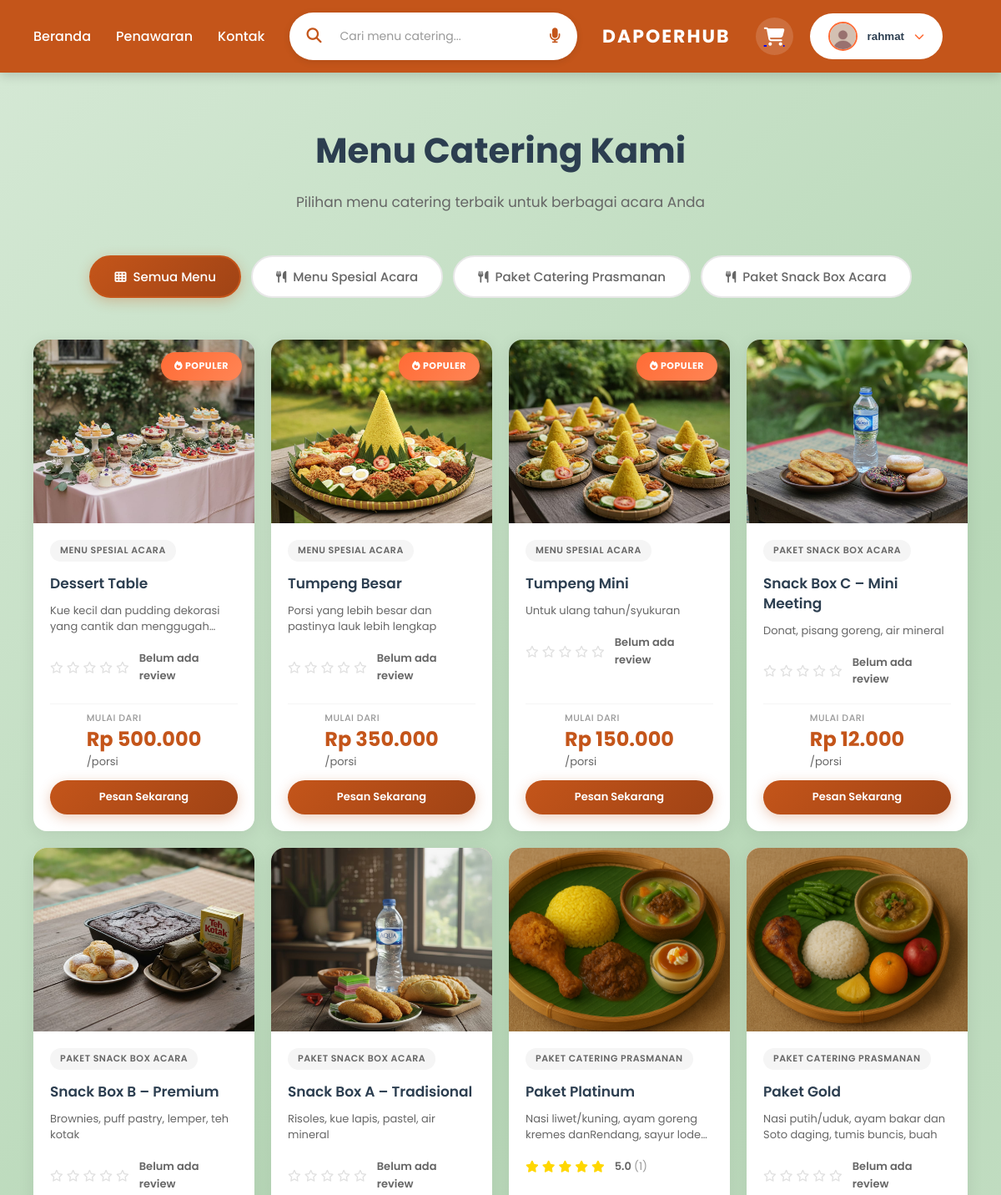
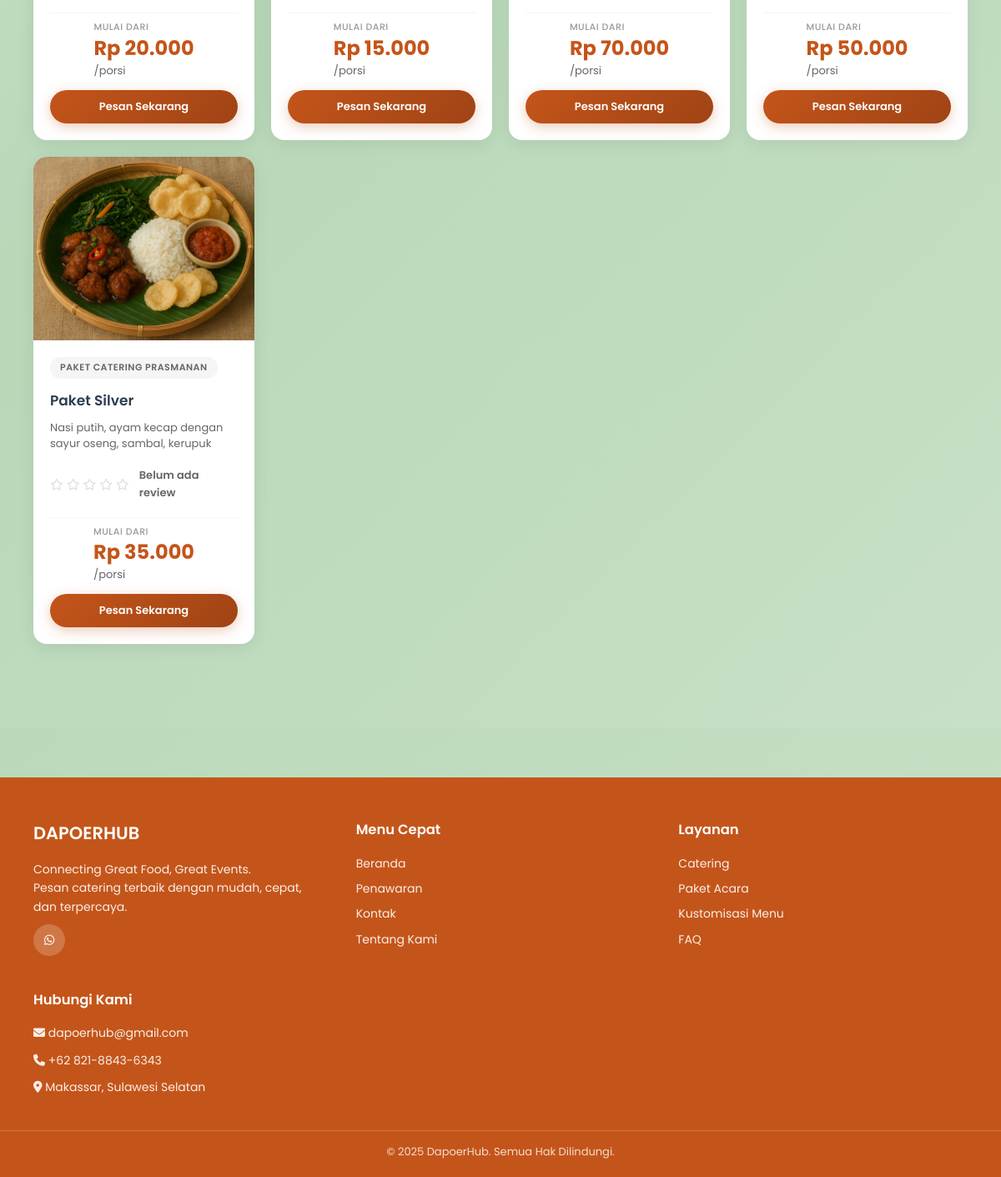
Screenshot of /menu/ (signed in) with the database file from the repository (2 pictures, top to bottom).
### users/models.py (models this page shows, shortened)
class CustomUser(AbstractUser):
    phone_regex = RegexValidator(
        regex=r'^\+?1?\d{9,15}$',
        message="Nomor telepon harus dalam format: '+999999999'. Maksimal 15 digit."
    )
    phone_number = models.CharField(
        validators=[phone_regex],
        max_length=17,
        blank=True,
        verbose_name="Nomor Telepon"
    )
    profile_picture = models.ImageField(
        upload_to='profiles/%Y/%m/%d/',
        blank=True,
        null=True,
        verbose_name="Foto Profil"
    )
    date_of_birth = models.DateField(
        blank=True,
        null=True,
        verbose_name="Tanggal Lahir"
    )
    address = models.TextField(
        blank=True,
        verbose_name="Alamat"
    )
    city = models.CharField(
        max_length=100,
        blank=True,
        verbose_name="Kota"
    )
    postal_code = models.CharField(
        max_length=10,
        blank=True,
        verbose_name="Kode Pos"
    )
    bio = models.TextField(
        blank=True,
        max_length=500,
        verbose_name="Bio"
    )
    created_at = models.DateTimeField(auto_now_add=True)
    updated_at = models.DateTimeField(auto_now=True)
    class Meta:
        verbose_name = "User"
        verbose_name_plural = "Users"
        ordering = ['-date_joined']

### products/models.py (models this page shows, shortened)
class Category(models.Model):
    name = models.CharField(max_length=200, unique=True)
    slug = models.SlugField(max_length=200, unique=True, blank=True)
    description = models.TextField(blank=True)
    is_active = models.BooleanField(default=True)
    created_at = models.DateTimeField(auto_now_add=True)
    updated_at = models.DateTimeField(auto_now=True)
    class Meta:
        verbose_name_plural = "Categories"
        ordering = ['name']

class Product(models.Model):
    STATUS_CHOICES = [
        ('active', 'Active'),
        ('inactive', 'Inactive'),
        ('out_of_stock', 'Out of Stock'),
    ]
    category = models.ForeignKey(Category, on_delete=models.CASCADE, related_name='products')
    name = models.CharField(max_length=200)
    slug = models.SlugField(max_length=200, unique=True, blank=True)
    description = models.TextField()
    price = models.DecimalField(
        max_digits=12,
        decimal_places=0,
        validators=[MinValueValidator(0)]
    )
    image = models.ImageField(upload_to='products/%Y/%m/%d/', blank=True, null=True)
    stock = models.PositiveIntegerField(default=0)
    status = models.CharField(max_length=20, choices=STATUS_CHOICES, default='active')
    is_featured = models.BooleanField(default=False)
    created_at = models.DateTimeField(auto_now_add=True)
    updated_at = models.DateTimeField(auto_now=True)
    class Meta:
        ordering = ['-created_at']
    def get_average_rating(self):
        approved_reviews = self.reviews.filter(is_approved=True)
        if approved_reviews.exists():
            total = sum(review.rating for review in approved_reviews)
            return round(total / approved_reviews.count(), 1)
        return 0
    def get_review_count(self):
        return self.reviews.filter(is_approved=True).count()

### products/views.py (the view)
# urls.py: path('menu/', views.menu_list, name='menu'),
@login_required
def menu_list(request):
    products = Product.objects.filter(status='active').select_related('category')
    categories = Category.objects.filter(is_active=True)
    context = {
        'products': products,
        'categories': categories,
        'show_search': True,  # ← SEARCH BAR MUNCUL DI MENU
    }
    return render(request, 'menu.html', context)

### templates/menu.html (shortened to what this page needs)
{% extends 'base.html' %}
{% load static %}
{% load currency_filters %}
{% block extra_css %}
<link rel="stylesheet" href="{% static 'css/menu.css' %}">
{% endblock %}
{% block content %}
<section class="menu-section">
    <div class="menu-container">
        <div class="menu-header">
            <h1>Menu Catering Kami</h1>
            <p>Pilihan menu catering terbaik untuk berbagai acara Anda</p>
        </div>
        <div class="category-filter">
            <button class="category-btn active" data-category="all" aria-label="Tampilkan semua menu">
                <i class="fas fa-th" aria-hidden="true"></i>
                <span>Semua Menu</span>
            </button>
            {% for category in categories %}
            <button class="category-btn"
                    data-category="{{ category.name|lower }}"
                    aria-label="Filter kategori {{ category.name }}">
                <i class="fas fa-utensils" aria-hidden="true"></i>
                <span>{{ category.name }}</span>
            </button>
            {% endfor %}
        </div>
        <div class="menu-grid">
            {% for product in products %}
            <article class="menu-card" data-category="{{ product.category.name|lower }}">
                <div class="menu-image">
                    {% if product.image %}
                    <img src="{{ product.image.url }}"
                         alt="{{ product.name }}"
                         class="menu-img">
                    {% else %}
                    <img src="{% static 'img/default-product.jpg' %}"
                         alt="{{ product.name }}"
                         onerror="this.src='https://images.unsplash.com/photo-1546069901-ba9599a7e63c?w=400&h=400&fit=crop'"
                         class="menu-img">
                    {% endif %}
                    {% if forloop.counter <= 3 %}
                    <div class="menu-badge">
                        <i class="fas fa-fire" aria-hidden="true"></i> Populer
                    </div>
                    {% endif %}
                </div>
                <div class="menu-info">
                    <span class="menu-category-tag">{{ product.category.name }}</span>
                    <h3 class="menu-title">{{ product.name }}</h3>
                    <p class="menu-desc">
                        {% if product.description %}
                            {{ product.description|truncatewords:15 }}
                        {% else %}
                            Menu catering lezat dengan bahan berkualitas tinggi
                        {% endif %}
                    </p>
                    <div class="menu-rating" aria-label="Rating produk">
                        {% with avg_rating=product.get_average_rating review_count=product.get_review_count %}
                            {% if review_count > 0 %}
                                {% with full_stars=avg_rating|floatformat:0|add:"0" %}
                                    {% for i in "12345" %}
                                        {% if forloop.counter <= full_stars %}
                                            <i class="fas fa-star" aria-hidden="true"></i>
                                        {% elif forloop.counter|add:"-1" < avg_rating and avg_rating < forloop.counter %}
                                            <i class="fas fa-star-half-alt" aria-hidden="true"></i>
                                        {% else %}
                                            <i class="far fa-star" aria-hidden="true"></i>
                                        {% endif %}
                                    {% endfor %}
                                {% endwith %}
                                <span class="rating-count">
                                    {{ avg_rating|floatformat:1 }}
                                    <span style="color: #999; font-weight: 400;">({{ review_count }})</span>
                                </span>
                            {% else %}
                                {% for i in "12345" %}
                                    <i class="far fa-star" aria-hidden="true"></i>
                                {% endfor %}
                                <span class="rating-count">Belum ada review</span>
                            {% endif %}
                        {% endwith %}
                    </div>
  <div class="product-footer">
                        <div class="product-price-wrapper">
                            <span class="price-label">Mulai dari</span>
                            <span class="product-price">{{ product.price|rupiah }}</span>
                            <span class="price-unit">/porsi</span>
                        </div>
                        <a href="{% url 'product_detail' product.pk %}" class="btn-primary btn-small">
                            <span>Pesan Sekarang</span>
                        </a>
                    </div>
                </div>
            </article>
            {% endfor %}
        </div>
    </div>
</section>
{% endblock %}

### templates/base.html (shortened to what this page needs)
{% load static %}
<!DOCTYPE html>
<html lang="id">
<head>
    <link rel="stylesheet" href="https://cdnjs.cloudflare.com/ajax/libs/font-awesome/6.4.0/css/all.min.css">
    <link rel="stylesheet" href="{% static 'css/home.css' %}">
    {% block extra_css %}{% endblock %}
</head>
<body>
    <nav class="navbar">
        <div class="navbar-container">
            <div class="nav-left">
                <a href="{% url 'home' %}" class="nav-link">Beranda</a>
                <a href="{% url 'menu' %}" class="nav-link">Penawaran</a>
                <a href="{% url 'contact' %}" class="nav-link">Kontak</a>
            </div>
            {% if show_search %}
            <div class="search-container">
                <form class="search-form" onsubmit="return false;">
                    <button type="button" class="search-btn">
                        <i class="fas fa-search"></i>
                    </button>
                    <input type="text" placeholder="Cari menu catering..." class="search-input" id="searchInput">
                    <button type="button" class="voice-btn">
                        <i class="fas fa-microphone"></i>
                    </button>
                </form>
            </div>
            {% endif %}
            <a href="{% url 'home' %}" class="brand">DAPOERHUB</a>
            <div class="nav-right">
                {% if user.is_authenticated %}
                    <a href="{% url 'cart' %}" class="cart-icon" title="Keranjang Belanja">
                        <i class="fas fa-shopping-cart"></i>
                    </a>
                    <div class="user-menu">
                        <button class="user-menu-btn">
                            <img
                                src="{% if user.profile_picture %}{{ user.profile_picture.url }}{% else %}{% static 'img/default-avatar.png' %}{% endif %}"
                                alt="{{ user.username }}"
                                class="user-avatar"
                            >
                            <span class="user-name">{{ user.username }}</span>
                            <i class="fas fa-chevron-down"></i>
                        </button>
                    </div>
                {% else %}
                    <div class="auth-buttons">
                        <a href="{% url 'login' %}" class="btn-login">Login</a>
                        <a href="{% url 'register' %}" class="btn-daftar">Daftar</a>
                    </div>
                {% endif %}
            </div>
        </div>
    </nav>
    {% block content %}
    {% endblock %}
    <footer class="footer">
        <div class="footer-container">
            <div class="footer-section footer-brand">
                <h2>DAPOERHUB</h2>
                <p>Connecting Great Food, Great Events.<br>
                Pesan catering terbaik dengan mudah, cepat, dan terpercaya.</p>
                <div class="footer-social">
                    <a href="https://wa.me/6282188436343?text=Halo%20mimin%20dapoerhub" target="_blank" class="social-icon" title="WhatsApp">
                        <i class="fab fa-whatsapp"></i>
                    </a>
                </div>
            </div>
            <div class="footer-section">
                <h3>Menu Cepat</h3>
                <ul class="footer-list">
                    <li><a href="{% url 'home' %}" class="footer-link">Beranda</a></li>
                    <li><a href="{% url 'menu' %}" class="footer-link">Penawaran</a></li>
                    <li><a href="{% url 'contact' %}" class="footer-link">Kontak</a></li>
                    <li><a href="#" class="footer-link">Tentang Kami</a></li>
                </ul>
            </div>
            <div class="footer-section">
                <h3>Layanan</h3>
                <ul class="footer-list">
                    <li><a href="{% url 'menu' %}" class="footer-link">Catering</a></li>
                    <li><a href="#" class="footer-link">Paket Acara</a></li>
                    <li><a href="#" class="footer-link">Kustomisasi Menu</a></li>
                    <li><a href="#" class="footer-link">FAQ</a></li>
                </ul>
            </div>
            <div class="footer-section">
                <h3>Hubungi Kami</h3>
                <p><i class="fas fa-envelope"></i> dapoerhub@gmail.com</p>
                <p><i class="fas fa-phone"></i> +62 821-8843-6343</p>
                <p><i class="fas fa-map-marker-alt"></i> Makassar, Sulawesi Selatan</p>
            </div>
        </div>
        <div class="footer-bottom">
            <p>© 2025 DapoerHub. Semua Hak Dilindungi.</p>
        </div>
    </footer>
</body>
</html>

### rows the page displays
CustomUser: username "rahmat"
Category: name "Menu Spesial Acara"
Category: name "Paket Catering Prasmanan"
Category: name "Paket Snack Box Acara"
Product: image (picture), shows "POPULER", category.name "MENU SPESIAL ACARA", name "Dessert Table", description "Kue kecil dan pudding dekorasi yang cantik dan…", shows "Belum ada review", price|rupiah "Rp 500.000"
Product: image (picture), shows "POPULER", category.name "MENU SPESIAL ACARA", name "Tumpeng Besar", description "Porsi yang lebih besar dan pastinya lauk lebih lengkap", shows "Belum ada review", price|rupiah "Rp 350.000"
Product: image (picture), shows "POPULER", category.name "MENU SPESIAL ACARA", name "Tumpeng Mini", description "Untuk ulang tahun/syukuran", shows "Belum ada review", price|rupiah "Rp 150.000"
Product: image (picture), category.name "PAKET SNACK BOX ACARA", name "Snack Box C – Mini Meeting", description "Donat, pisang goreng, air mineral", shows "Belum ada review", price|rupiah "Rp 12.000"
Product: image (picture), category.name "PAKET SNACK BOX ACARA", name "Snack Box B – Premium", description "Brownies, puff pastry, lemper, teh kotak", shows "Belum ada review", price|rupiah "Rp 20.000"
Product: image (picture), category.name "PAKET SNACK BOX ACARA", name "Snack Box A – Tradisional", description "Risoles, kue lapis, pastel, air mineral", shows "Belum ada review", price|rupiah "Rp 15.000"
Product: image (picture), category.name "PAKET CATERING PRASMANAN", name "Paket Platinum", description "Nasi liwet/kuning, ayam goreng kremes danRendang, sayur…", get_average_rating "5.0", get_review_count "1", price|rupiah "Rp 70.000"
Product: image (picture), category.name "PAKET CATERING PRASMANAN", name "Paket Gold", description "Nasi putih/uduk, ayam bakar dan Soto daging, tumis buncis, buah", shows "Belum ada review", price|rupiah "Rp 50.000"
Product: image (picture), category.name "PAKET CATERING PRASMANAN", name "Paket Silver", description "Nasi putih, ayam kecap dengan sayur oseng, sambal, kerupuk", shows "Belum ada review", price|rupiah "Rp 35.000"
